Frame 1 (no input): blank canvas, image omitted
Frame 60 (the mouse pressed at the canvas centre just before this capture): blank canvas, image omitted
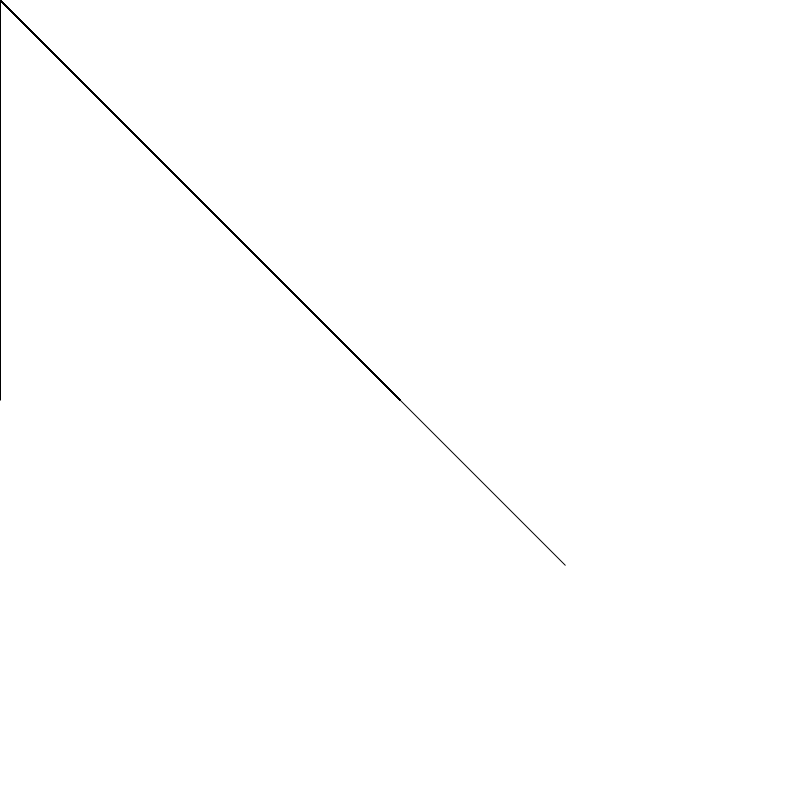
Frame 120 (the mouse held since frame 60 and released just before this capture)

The Processing sketch whose frames 1 and 60 were blank and that drew this single picture after the mouse press (run headless with seeded random() and noise(); from frame 60 on, the mouse is pressed at the canvas centre):

// Processing sketch: processing_56434
// ── processing_56434.pde

void setup() {
  size(800, 800);
  smooth();
  background(255);
  frameRate(25);
  
}

void draw() {
  if (mousePressed == true) {
  
  fill(0, random(120), random(120), 20);
    triangle(mouseX, mouseY, dist (pmouseX, pmouseY, mouseX, mouseY), dist (pmouseX, pmouseY, mouseX, mouseY), pmouseY, pmouseX);
    
    
  triangle(pmouseX, mouseY, pmouseY, pmouseX, pmouseY, pmouseX);
  fill(120, random(255), random(255), 100);
  stroke(234,255,0);
    
  }
 
  float abstand = dist (pmouseX, pmouseY, mouseX, mouseY);
 
  if (abstand > 50) {
    abstand = 20;
  }
  
 
 
  triangle(pmouseX, pmouseY, pmouseY, pmouseX, pmouseY, pmouseX);
  fill(0, random(255), random(255), 260);
  stroke(0,0,0);
}
 
